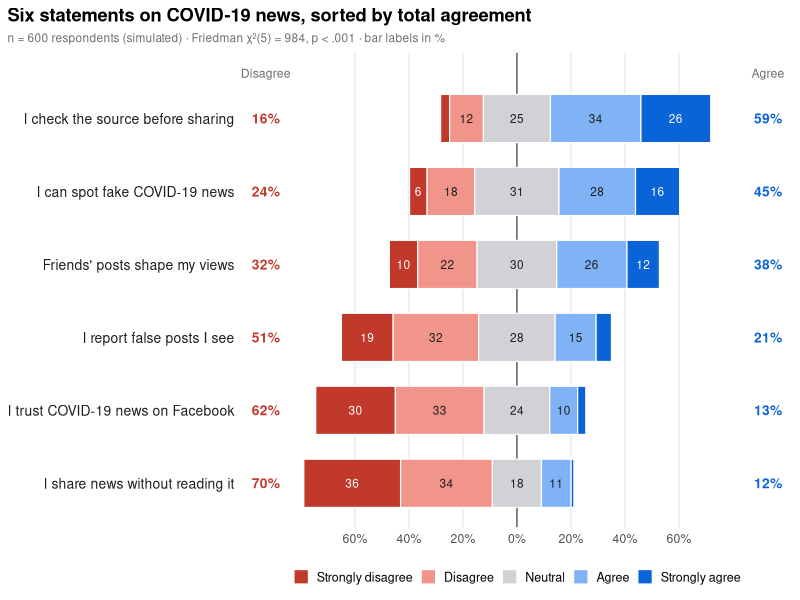

This chart was generated by the following R code:
# Diverging Likert chart: the R equivalent of plot.py
# Simulated data, set in the context of Melchior, Warin & Oliveira (2026) [melchior2026survey]
# R and NumPy draw different random numbers, so the values differ slightly from the Python figure.
library(ggplot2)

set.seed(42)

# Simulated survey: 600 Facebook users, 6 items, answers 1-5 driven by a shared latent attitude
items <- c("I check the source before sharing" = 0.8, "I trust COVID-19 news on Facebook" = -0.9,
           "I share news without reading it" = -1.1, "Friends' posts shape my views" = 0.1,
           "I can spot fake COVID-19 news" = 0.4, "I report false posts I see" = -0.4)
mood <- rnorm(600, 0, 0.8)
answers <- sapply(items, function(shift)
  findInterval(shift + mood + rnorm(600), c(-1.6, -0.5, 0.5, 1.6)) + 1)

levels <- c("Strongly disagree", "Disagree", "Neutral", "Agree", "Strongly agree")
colors <- setNames(c("#C0392B", "#F1948A", "#D1D1D6", "#7FB3F5", "#0A64D8"), levels)
pct <- t(apply(answers, 2, function(a) 100 * prop.table(table(factor(a, levels = 1:5)))))
pct <- pct[order(pct[, 4] + pct[, 5]), ]        # sorted by total agreement, highest on top

# Friedman test: do the six items get the same answers from the same people?
fr <- friedman.test(answers)

# One rectangle per item and answer level, shifted so that neutral is centred on 0
start <- -(pct[, 1] + pct[, 2] + pct[, 3] / 2)
right <- start + t(apply(pct, 1, cumsum))
bars <- data.frame(item = rep(seq_len(nrow(pct)), 5), level = factor(rep(levels, each = nrow(pct)), levels),
                   share = as.vector(pct), xmax = as.vector(right))
bars$xmin <- bars$xmax - bars$share
bars$text <- ifelse(bars$level %in% levels[c(1, 5)], "white", "#1D1D1F")
totals <- data.frame(item = seq_len(nrow(pct)), disagree = pct[, 1] + pct[, 2],
                     agree = pct[, 4] + pct[, 5])

p <- ggplot(bars) +
  geom_vline(xintercept = 0, colour = "#3A3A3C", linewidth = 0.4) +
  geom_rect(aes(xmin = xmin, xmax = xmax, ymin = item - 0.33, ymax = item + 0.33, fill = level),
            colour = "white", linewidth = 0.4) +
  geom_text(data = bars[bars$share >= 6, ],
            aes(x = (xmin + xmax) / 2, y = item, label = sprintf("%.0f", share), colour = text),
            size = 3) +
  scale_colour_identity() +
  # Totals on both sides
  geom_text(data = totals, aes(x = -93, y = item, label = sprintf("%.0f%%", disagree)),
            colour = "#C0392B", fontface = "bold", size = 3.5) +
  geom_text(data = totals, aes(x = 93, y = item, label = sprintf("%.0f%%", agree)),
            colour = "#0A64D8", fontface = "bold", size = 3.5) +
  annotate("text", x = c(-93, 93), y = nrow(pct) + 0.62, label = c("Disagree", "Agree"),
           size = 3.1, colour = "#6E6E73") +
  scale_fill_manual(NULL, values = colors) +
  scale_x_continuous(breaks = seq(-60, 60, 20), labels = function(v) paste0(abs(v), "%"),
                     limits = c(-102, 102), expand = c(0, 0)) +
  scale_y_continuous(breaks = seq_len(nrow(pct)), labels = rownames(pct),
                     limits = c(0.4, nrow(pct) + 0.9), expand = c(0, 0)) +
  labs(title = "Six statements on COVID-19 news, sorted by total agreement",
       subtitle = sprintf("n = %d respondents (simulated) · Friedman χ²(%d) = %.0f, %s · bar labels in %%",
                          nrow(answers), ncol(answers) - 1, fr$statistic,
                          if (fr$p.value < .001) "p < .001" else sprintf("p = %.3f", fr$p.value)),
       x = NULL, y = NULL) +
  theme_minimal(base_size = 11) +
  theme(plot.title = element_text(face = "bold"),
        plot.title.position = "plot",
        plot.subtitle = element_text(size = 8.5, colour = "#6E6E73"),
        axis.text.y = element_text(colour = "#1D1D1F", size = 10),
        panel.grid.minor = element_blank(), panel.grid.major.y = element_blank(),
        legend.position = "bottom", legend.key.size = unit(0.8, "lines"),
        legend.text = element_text(size = 9))
print(p)
